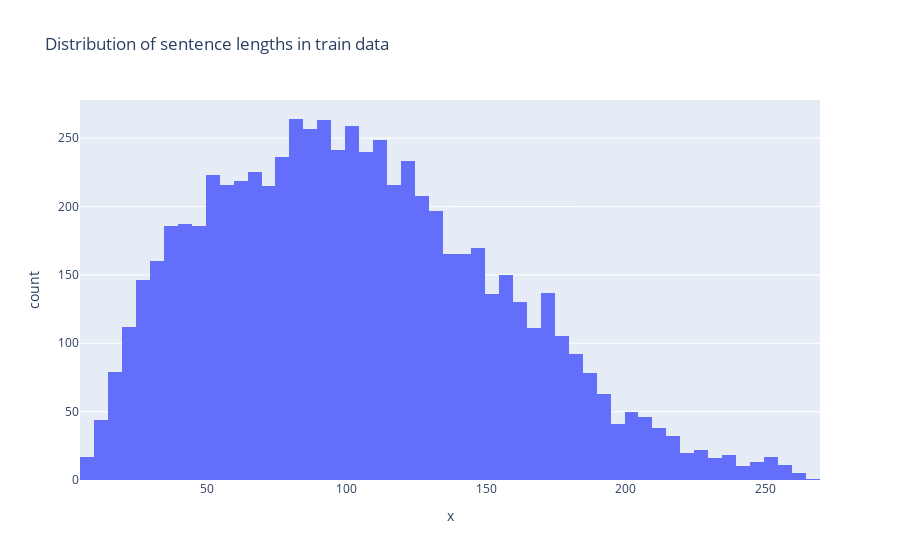

The notebook cell saved with this chart:
### Markdown cell above
### Analysis of sentence length

Pytorch TensorDatasett and DataLoader classes used for batching and loading data  expect all tensors in a batch to have the same shape.

### Code cell
sentence_lengths = [len(sentence) for sentence in x_train]
# plot the distribution of sentence lengths in train data with plotly.express
fig = px.histogram(x=sentence_lengths, title="Distribution of sentence lengths in train data")
fig.show()

pd.Series(sentence_lengths).describe()

### Figure 1 — Plotly figure (JSON) as saved in the notebook; plotly's stock layout.template omitted (floating-point values rounded to 4 significant figures; data arrays with more than 128 entries replaced by an {"elided": "..."} marker saying what was removed)
{"data": [{"alignmentgroup": "True", "bingroup": "x", "hovertemplate": "x=%{x}<br>count=%{y}<extra></extra>", "legendgroup": "", "marker": {"color": "#636efa", "pattern": {"shape": ""}}, "name": "", "offsetgroup": "", "orientation": "v", "showlegend": false, "type": "histogram", "x": {"elided": "6920 int values"}, "xaxis": "x", "yaxis": "y"}], "layout": {"barmode": "relative", "legend": {"tracegroupgap": 0}, "title": {"text": "Distribution of sentence lengths in train data"}, "xaxis": {"anchor": "y", "domain": [0, 1], "title": {"text": "x"}}, "yaxis": {"anchor": "x", "domain": [0, 1], "title": {"text": "count"}}}}
